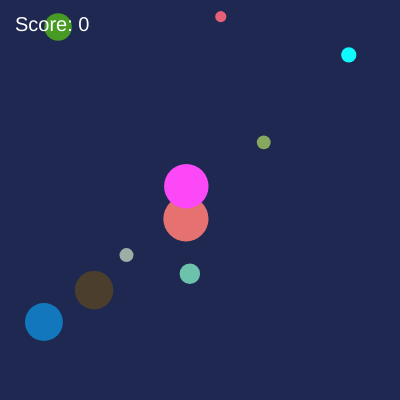
Frame 1 (no input)
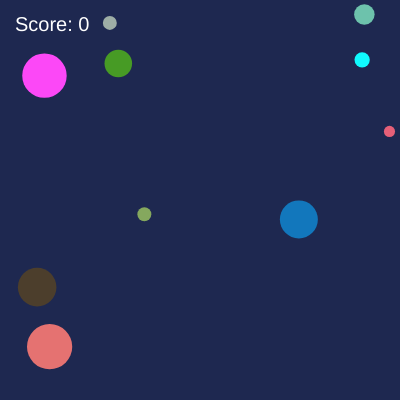
Frame 60 (no input)
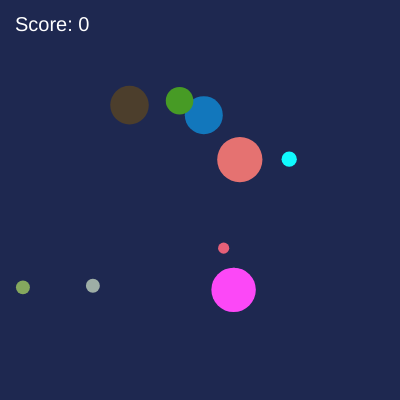
Frame 120 (the mouse pressed at the canvas centre since frame 60)

The p5.js sketch that drew these frames (run headless with seeded random() and noise() and a simulated clock; from frame 60 on, the mouse is pressed at the canvas centre):

// p5.js sketch
// ── sketch.js
let ballen = [];
let score = 0;
const AANTAL_BALLEN = 10;

function setup() {
  createCanvas(400, 400);
  maakNieuweBallen();
}

function draw() {
  background(30, 40, 80);

  // 2 & 3: ballen tekenen en bewegen
  for(let i = 0; i < ballen.length; i++) {
    let bal = ballen[i];

    // Teken de bal met de Kleur uit  zijn eigen data object
    fill(bal.color.R, bal.color.G, bal.color.B);
    noStroke();
    circle(bal.x, bal.y, bal.size);

    // bereken de straal om de rand collision nauwkeurig te maken
    let radius = bal.size / 2;

    // stuiteren op de x as en y as van het canvas
    if (bal.x + bal.xSpeed < radius || bal.x + bal.xSpeed > width - radius) {
      bal.xSpeed *= -1;
    }

    if (bal.y + bal.ySpeed < radius || bal.y + bal.ySpeed > height - radius) {
      bal.ySpeed *= -1;
    }

    // 
    bal.x += bal.xSpeed;
    bal.y += bal.ySpeed;
  }

  tekenScore();
  if (ballen.length === 0) {
    maakNieuweBallen();
  }
}

function maakNieuweBallen() {
  for (let i = 0; i < AANTAL_BALLEN; i++) {
    let randomSize = random(10, 50);
    let radius = randomSize / 2;
    let randomX = random(radius, width - radius);
    let randomY = random(radius, height - radius);

    ballen.push({
      x: randomX,
      y: randomY,
      size: randomSize,
      xSpeed: random(-5, 5),
      ySpeed: random(-5, 5),
      color: {
        R: random(0, 255),
        G: random(0, 255),
        B: random(0, 255)
      }
    });
  }
  }

  function mousePressed() {
    for (let i = ballen.length - 1; i >= 0; i--) {
      let bal = ballen[i];

      let afstand = dist(mouseX, mouseY, bal.x, bal.y);

      if (afstand < bal.size / 2) {
        score++;
         ballen.splice(i, 1);
      }
  }
  }

  function tekenScore() {
    fill(255);
    textSize(20);
    textAlign(LEFT, TOP);
    text("Score: " + score, 15, 15);
  }
